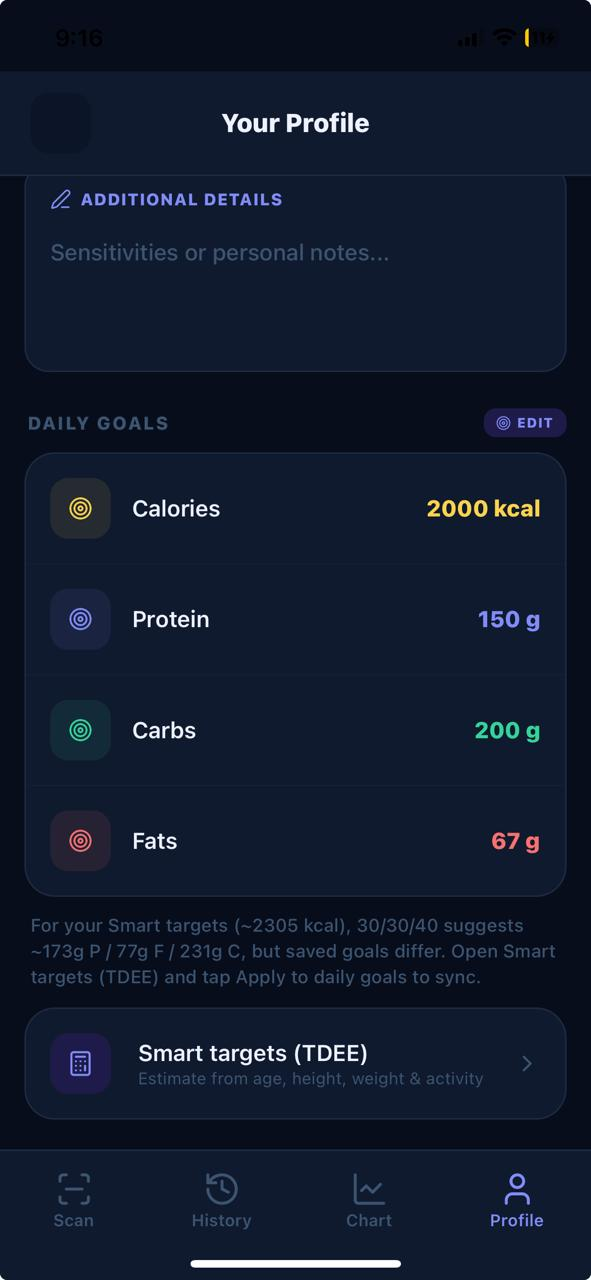
#> input picture WhatsApp Image 2026-04-23 at 09.17.07.jpeg, 591 x 1280 px
$ python -i make_ipad_screenshots.py   (imports and definitions only)
#> lines starting #> are read from the running program, lines starting #| are printed output that depends on the picture
#!/usr/bin/env python3
"""
Converts iPhone screenshots to iPad 13" App Store screenshots (2048x2732).
Usage: python make_ipad_screenshots.py
       Place iPhone screenshots in the same folder as this script.
"""
import sys, os, glob
from PIL import Image, ImageFilter

IPAD_W, IPAD_H = 2048, 2732   # iPad 13" portrait (App Store required)
BG_COLOR = (13, 17, 30)         # Dark navy matching app background

def make_ipad(src_path, dst_path):
#> called with dst_path = 'out.png'
    img = Image.open(src_path).convert("RGBA")
    iw, ih = img.size
#> iw = 591; ih = 1280

    # Scale to fill ~88% of iPad height, preserving aspect ratio
    target_h = int(IPAD_H * 0.88)
    scale = target_h / ih
#> scale = 1.88
    new_w = int(iw * scale)
#> new_w = 1109
    new_h = target_h
    img_resized = img.resize((new_w, new_h), Image.LANCZOS)

    # Create blurred background from the screenshot for a nice effect
    bg = img.resize((IPAD_W, IPAD_H), Image.LANCZOS)
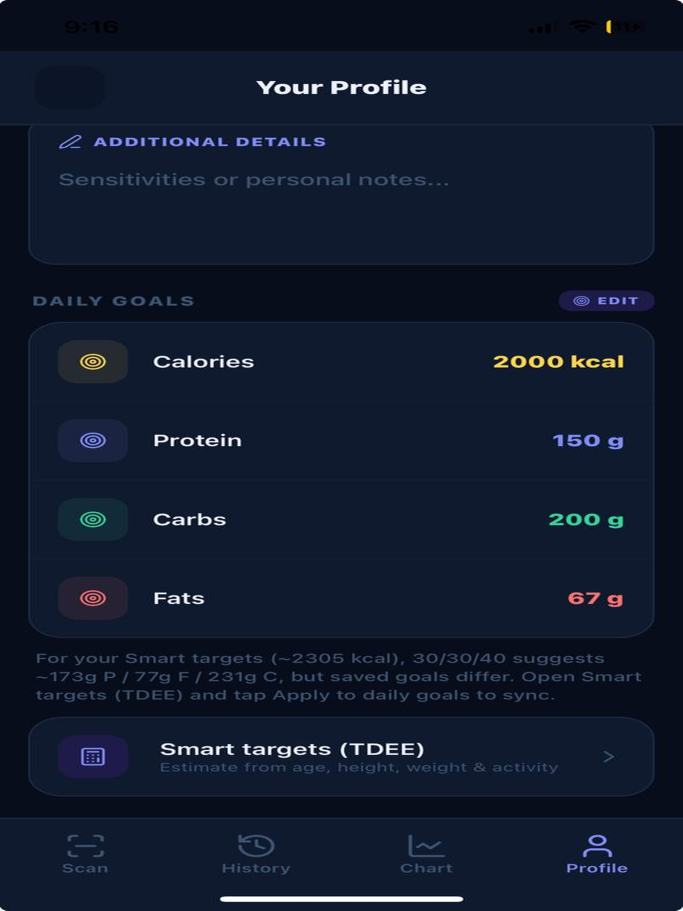
#> bg: PIL image 2048x2732 RGBA (shown at 1/3 size); mean R, G, B, A 16.9, 26.4, 44.9, 255
    bg = bg.filter(ImageFilter.GaussianBlur(radius=40))
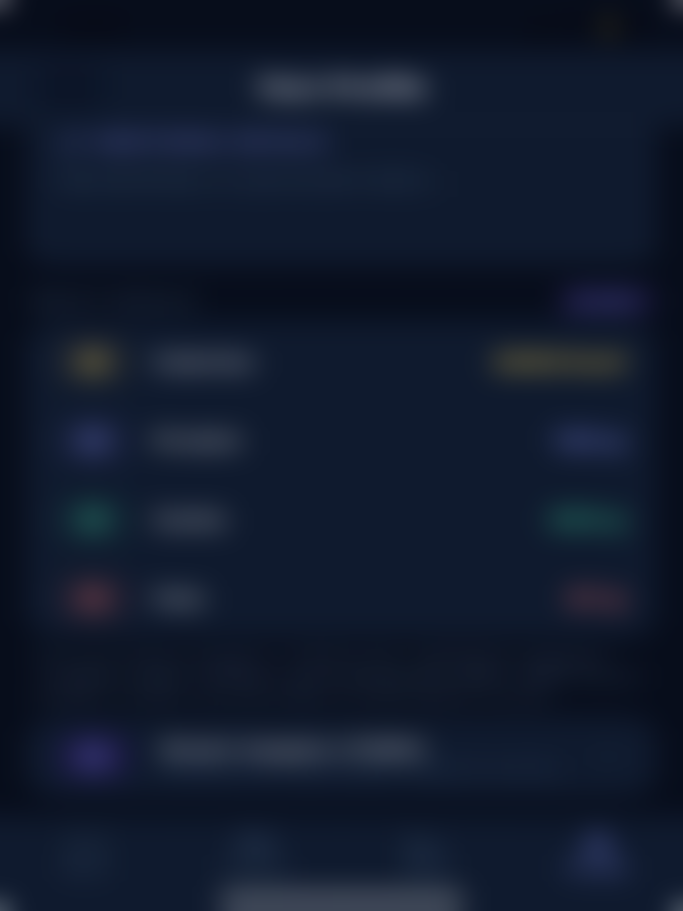
#> bg: PIL image 2048x2732 RGBA (shown at 1/3 size); mean R, G, B, A 16.9, 26.4, 44.9, 255
    # Darken the background
    bg_dark = Image.new("RGBA", (IPAD_W, IPAD_H), BG_COLOR + (255,))
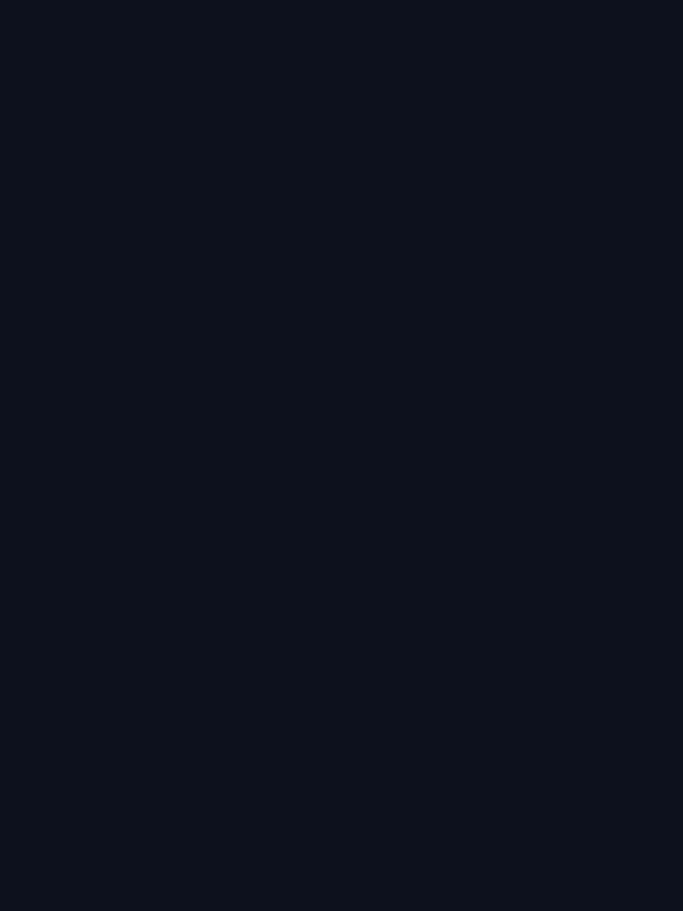
#> bg_dark: PIL image 2048x2732 RGBA (shown at 1/3 size); mean R, G, B, A 13, 17, 30, 255
    bg = Image.blend(bg, bg_dark, alpha=0.6)

    # Paste resized screenshot centered on canvas
    x = (IPAD_W - new_w) // 2
#> x = 469
    y = (IPAD_H - new_h) // 2
    bg.paste(img_resized, (x, y), img_resized)
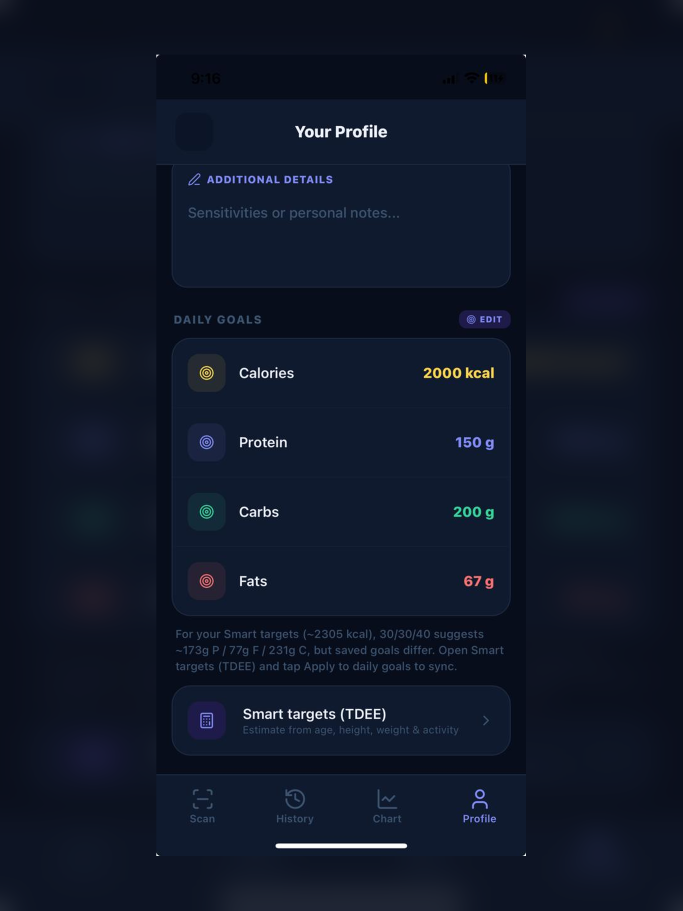
#> bg: PIL image 2048x2732 RGBA (shown at 1/3 size); mean R, G, B, A 15.3, 23, 39.7, 255

    # Save as RGB PNG
    final = bg.convert("RGB")
    final.save(dst_path, "PNG", optimize=True)
    print(f"  ✓ {os.path.basename(src_path)} → {os.path.basename(dst_path)} ({IPAD_W}×{IPAD_H})")

def main():
    script_dir = os.path.dirname(os.path.abspath(__file__))

    # Find iPhone screenshots (any png/jpg not already converted)
    patterns = ["*.png", "*.jpg", "*.jpeg"]
    sources = []
    for p in patterns:
        sources.extend(glob.glob(os.path.join(script_dir, p)))

    # Exclude already-converted iPad files and app assets
    sources = [s for s in sources if
               "_ipad" not in s.lower() and
               "ipad_ss" not in s.lower() and
               os.path.basename(s).startswith("ss")]

    if not sources:
        print("No screenshots found. Save your iPhone screenshots as ss1.png, ss2.png etc. in the FoodScannerApp folder.")
        return

    out_dir = os.path.join(script_dir, "ipad_screenshots")
    os.makedirs(out_dir, exist_ok=True)

    print(f"Converting {len(sources)} screenshot(s) to iPad 13\" ({IPAD_W}×{IPAD_H})...")
    for src in sorted(sources):
        name = os.path.splitext(os.path.basename(src))[0]
        dst = os.path.join(out_dir, f"{name}_ipad.png")
        make_ipad(src, dst)

    print(f"\nDone! iPad screenshots saved to: {out_dir}")
    print("Upload the files from that folder to App Store Connect → iPad 13\" Display.")

# [2 lines not run here, left out]

>>> result = make_ipad('WhatsApp Image 2026-04-23 at 09.17.07.jpeg', 'out.png')
